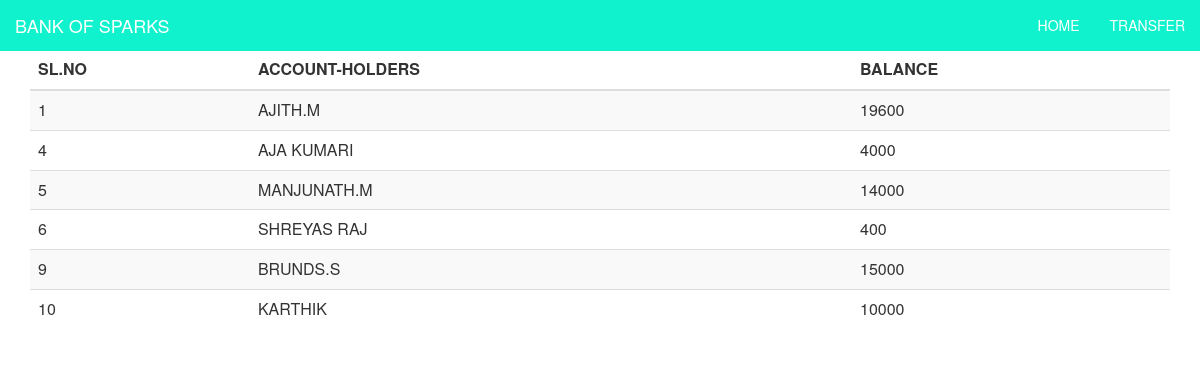
The app's page /index3.php with its own data.
### tables this page shows
CREATE TABLE IF NOT EXISTS `users` (
  `SLNO` int(10) NOT NULL AUTO_INCREMENT,
  `NAME` varchar(100) NOT NULL,
  `NUMBER` int(10) NOT NULL,
  `AMOUNT` int(30) NOT NULL,
  PRIMARY KEY (`SLNO`)
);

### index3.php (the view, shortened to what this page needs)
<html>
<head>
  <link rel="stylesheet" href="https://maxcdn.bootstrapcdn.com/bootstrap/3.4.1/css/bootstrap.min.css">
  <link rel="stylesheet" href="https://cdnjs.cloudflare.com/ajax/libs/font-awesome/4.7.0/css/font-awesome.min.css">
 <?php
$con=mysqli_connect("localhost","id15455208_ajith","Ajithama@0109","id15455208_banking");
?>
</head>
<body>
    <nav class="navbar  navbar-fixed-top" style="background:#0ff2cd;" id="nav">
  <div class="container-fluid">
    <div class="navbar-header">
      <a class="navbar-brand" href="#" style="color:white">BANK OF SPARKS</a>
    </div>
    <div>
      <div class="collapse navbar-collapse" id="myNavbar">
        <ul class="nav navbar-nav navbar-right">
          <li class="active"><a href="index.php" style="color:white">HOME</a></li>
          <li><a href="index2.php" style="color:white">TRANSFER</a></li>
        </ul>
      </div>
    </div>
  </div>
</nav>
<div class="container-fluid" id="c2" style="height:100%;  align-items:center;">
<div class="container" style="margin-top:50px;">
<div class="table-responsive">
  <table class="table table-striped">
    <thead>
      <tr>
        <th>SL.NO</th>
        <th>ACCOUNT-HOLDERS</th>
        <th>BALANCE</th>
      </tr>
    </thead>
    <tbody>
	<?php
	$ss="SELECT * FROM users";
	$ss1=mysqli_query($con,$ss);
	if(mysqli_num_rows($ss1)>0){
		while($r=mysqli_fetch_array($ss1))
		{
		?>
		<tr>
        <td><?php echo $r['SLNO'];?></td>
         <td><?php echo $r['NAME'];?></td>
         <td><?php echo $r['AMOUNT'];?></td>
        </tr>
		<?php
		}
	}?>
    </tbody>
  </table>
  </div>
</div>
</div>
</body>
</html>

### index3.php (style rules this page uses)
nav { animation: expand .8s ease forwards .5s; }
#c2 { animation: slideUp .8s ease forwards .5s; }

### records on screen
users: SLNO "1", NAME "AJITH.M", AMOUNT "19600"
users: SLNO "4", NAME "AJA KUMARI", AMOUNT "4000"
users: SLNO "5", NAME "MANJUNATH.M", AMOUNT "14000"
users: SLNO "6", NAME "SHREYAS RAJ", AMOUNT "400"
users: SLNO "9", NAME "BRUNDS.S", AMOUNT "15000"
users: SLNO "10", NAME "KARTHIK", AMOUNT "10000"
